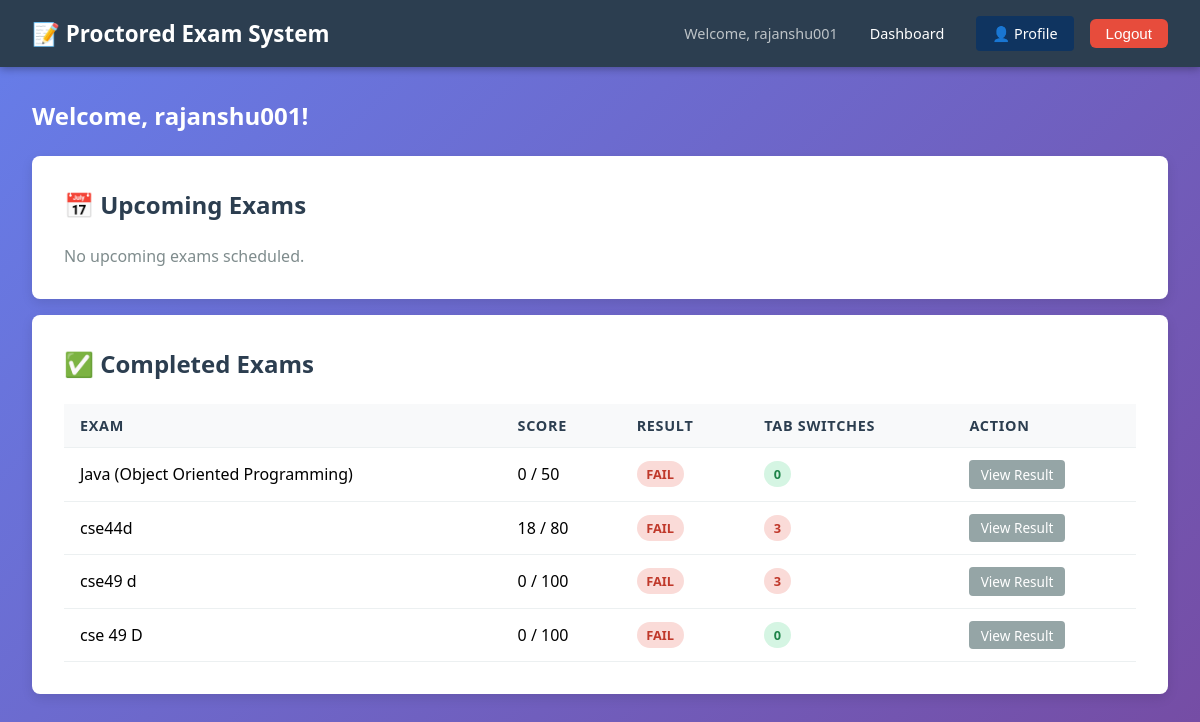
Before: /student/dashboard/ (signed in) with the older database file.
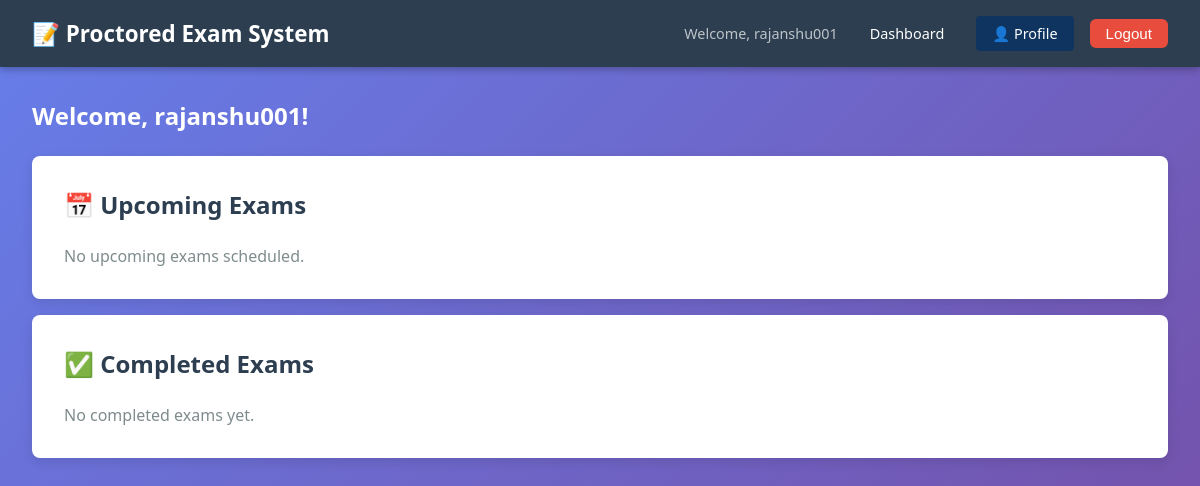
After: the same page with the newer database file.
### Examapp/models.py (models this page shows, shortened)
class StudentExam(models.Model):
    student = models.ForeignKey(User, on_delete=models.CASCADE, related_name='assigned_exams')
    exam = models.ForeignKey(Exam, on_delete=models.CASCADE, related_name='student_exams')
    assigned_at = models.DateTimeField(auto_now_add=True)
    is_submitted = models.BooleanField(default=False)
    submitted_at = models.DateTimeField(null=True, blank=True)
    obtained_marks = models.IntegerField(null=True, blank=True)
    exam_started_at = models.DateTimeField(null=True, blank=True)
    total_suspicion_warnings = models.IntegerField(default=0)
    tab_switch_count = models.IntegerField(default=0)
    class Meta:
        unique_together = ['student', 'exam']
    def has_passed(self):
        if self.obtained_marks is None:
            return False
        return self.obtained_marks >= self.exam.passing_marks

class Exam(models.Model):
    teacher = models.ForeignKey(User, on_delete=models.CASCADE, related_name='created_exams')
    title = models.CharField(max_length=200)
    description = models.TextField(blank=True)
    duration_minutes = models.IntegerField()
    start_time = models.DateTimeField()
    end_time = models.DateTimeField()
    total_marks = models.IntegerField(default=100)
    passing_marks = models.IntegerField(default=40)
    created_at = models.DateTimeField(auto_now_add=True)
    updated_at = models.DateTimeField(auto_now=True)
    is_published = models.BooleanField(default=False)
    class Meta:
        ordering = ['-created_at']

### Examapp/views.py (the view)
# urls.py: path('student/dashboard/', views.student_dashboard, name='student_dashboard'),
@login_required(login_url='login')
def student_dashboard(request):
    try:
        user_role = UserRole.objects.get(user=request.user)
        if user_role.role != 'student':
            return redirect('teacher_dashboard')
    except UserRole.DoesNotExist:
        return redirect('home')
    now = timezone.now()
    assigned_exams = StudentExam.objects.filter(student=request.user).select_related('exam')
    upcoming  = assigned_exams.filter(exam__start_time__gt=now, exam__is_published=True)
    available = assigned_exams.filter(exam__start_time__lte=now, exam__end_time__gte=now, is_submitted=False, exam__is_published=True)
    completed = assigned_exams.filter(is_submitted=True)
    return render(request, 'student/dashboard.html', {
        'upcoming': upcoming,
        'available': available,
        'completed': completed
    })

### Examapp/templates/student/dashboard.html (shortened to what this page needs)
{% extends 'base.html' %}
{% block content %}
<h2 style="color:white; margin-bottom:1.5rem;">Welcome, {{ user.username }}!</h2>
<div class="card">
    <h2>📅 Upcoming Exams</h2>
    {% if upcoming %}
    <table>
        <thead>
            <tr><th>Exam</th><th>Duration</th><th>Starts At</th><th>Ends At</th><th>Status</th></tr>
        </thead>
        <tbody>
            {% for se in upcoming %}
            <tr>
                <td><strong>{{ se.exam.title }}</strong></td>
                <td>{{ se.exam.duration_minutes }} min</td>
                <td>{{ se.exam.start_time|date:"M d, Y H:i" }}</td>
                <td>{{ se.exam.end_time|date:"M d, Y H:i" }}</td>
                <td>
                    <span class="badge badge-warning countdown" id="cd-{{ se.id }}">Calculating...</span>
                </td>
            </tr>
            {% endfor %}
        </tbody>
    </table>
    <script>
    const upcomingExams = [
        {% for se in upcoming %}
        { id: {{ se.id }}, start: new Date({{ se.exam.start_time|date:"U" }} * 1000) },
        {% endfor %}
    ];
    function updateCountdowns() {
        const now = new Date();
        upcomingExams.forEach(e => {
            const diff = Math.floor((e.start - now) / 1000);
            const el = document.getElementById('cd-' + e.id);
            if (!el) return;
            if (diff <= 0) {
                el.textContent = 'Starting now...';
                el.style.color = '#27ae60';
                // Reload once per exam — avoids infinite loop if browser clock is ahead of server
                const key = 'reloaded_' + e.id;
                if (!sessionStorage.getItem(key)) {
                    sessionStorage.setItem(key, '1');
                    setTimeout(() => location.reload(), 3000);
                }
                return;
            }
            // Clear reload flag while exam is still upcoming (in case of re-visit)
            sessionStorage.removeItem('reloaded_' + e.id);
            const h = Math.floor(diff/3600), m = Math.floor((diff%3600)/60), s = diff%60;
            el.textContent = (h ? h+'h ' : '') + (m ? m+'m ' : '') + s+'s to start';
        });
    }
    updateCountdowns();
    setInterval(updateCountdowns, 1000);
    </script>
    {% else %}
        <p style="color:#7f8c8d;">No upcoming exams scheduled.</p>
    {% endif %}
</div>
<div class="card">
    <h2>✅ Completed Exams</h2>
    {% if completed %}
    <table>
        <thead>
            <tr><th>Exam</th><th>Score</th><th>Result</th><th>Tab Switches</th><th>Action</th></tr>
        </thead>
        <tbody>
            {% for se in completed %}
            <tr>
                <td>{{ se.exam.title }}</td>
                <td>{{ se.obtained_marks }} / {{ se.exam.total_marks }}</td>
                <td>
                    {% if se.has_passed %}
                        <span class="badge badge-success">PASS</span>
                    {% else %}
                        <span class="badge badge-danger">FAIL</span>
                    {% endif %}
                </td>
                <td>
                    <span class="{% if se.tab_switch_count >= 3 %}badge badge-danger{% elif se.tab_switch_count > 0 %}badge badge-warning{% else %}badge badge-success{% endif %}">
                        {{ se.tab_switch_count }}
                    </span>
                </td>
                <td><a href="{% url 'exam_result' se.id %}" class="btn btn-secondary" style="padding:0.3rem 0.7rem; font-size:0.85rem;">View Result</a></td>
            </tr>
            {% endfor %}
        </tbody>
    </table>
    {% else %}
        <p style="color:#7f8c8d;">No completed exams yet.</p>
    {% endif %}
</div>
{% endblock %}

### Examapp/templates/base.html (shortened to what this page needs)
<!DOCTYPE html>
<html lang="en">
<head>
    {% load static %}
</head>
<body>
    <nav>
        <h1>📝 Proctored Exam System</h1>
        <div class="nav-links">
            {% if user.is_authenticated %}
                <span>Welcome, {{ user.username }}</span>
                <a href="{% url 'dashboard' %}">Dashboard</a>
                <a href="{% url 'profile' %}" style="background:#0f3460;">👤 Profile</a>
                <form method="post" action="{% url 'logout' %}" style="display:inline; margin:0;">
                    <button type="submit" style="background:#e74c3c; color:#fff; border:none; padding:0.4rem 1rem; border-radius:6px; cursor:pointer; font-size:0.95rem;">Logout</button>
                </form>
            {% else %}
                <a href="{% url 'login' %}">Login</a>
                <a href="{% url 'signup' %}" style="background:#27ae60;">Sign Up</a>
            {% endif %}
        </div>
    </nav>
    <div class="container">
        {% block content %}{% endblock %}
    </div>
</body>
</html>

### Examapp/templates/base.html (style rules this page uses)
* { margin: 0; padding: 0; box-sizing: border-box; }
body { font-family: 'Segoe UI', Tahoma, Geneva, Verdana, sans-serif; background: linear-gradient(135deg, #667eea 0%, #764ba2 100%); min-height: 100vh; display: flex; flex-direction: column; }
nav { background-color: #2c3e50; color: white; padding: 1rem 2rem; display: flex; justify-content: space-between; align-items: center; box-shadow: 0 2px 8px rgba(0,0,0,0.3); }
nav h1 { font-size: 1.4rem; }
nav .nav-links { display: flex; gap: 1rem; align-items: center; }
nav .nav-links span { color: #bdc3c7; font-size: 0.9rem; }
nav a { color: white; text-decoration: none; padding: 0.5rem 1rem; border-radius: 4px; transition: background 0.3s; font-size: 0.9rem; }
.container { flex: 1; padding: 2rem; max-width: 1200px; margin: 0 auto; width: 100%; }
.card { background: white; border-radius: 8px; padding: 2rem; box-shadow: 0 4px 12px rgba(0,0,0,0.1); margin-bottom: 1rem; }
.card h2 { color: #2c3e50; margin-bottom: 1.5rem; }

Changed rows visible on the page:
removed StudentExam: exam "Java (Object Oriented Programming)", obtained_marks "0", exam.total_marks "50", shows "FAIL", tab_switch_count "0"
removed StudentExam: exam "cse44d", obtained_marks "18", exam.total_marks "80", shows "FAIL", tab_switch_count "3"
removed StudentExam: exam "cse49 d", obtained_marks "0", exam.total_marks "100", shows "FAIL", tab_switch_count "3"
removed StudentExam: exam "cse 49 D", obtained_marks "0", exam.total_marks "100", shows "FAIL", tab_switch_count "0"
Other visible differences:
text no longer shown: "EXAM SCORE RESULT TAB SWITCHES ACTION"
text now shown: "No completed exams yet."
